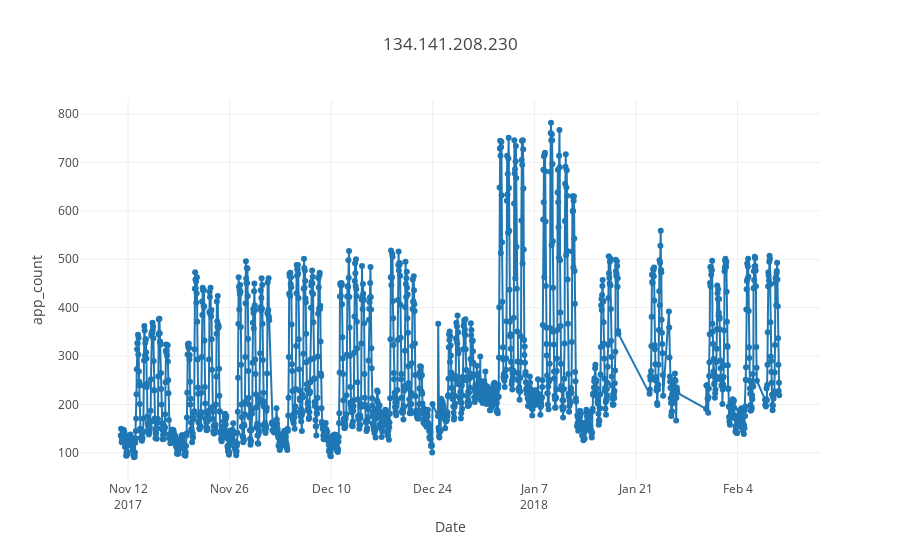

The notebook cell this image was saved under:
### Code cell
app_count_df_1s = app_count_df[app_count_df.source=='134.141.208.230']
plot_test(app_count_df_1s.index,app_count_df_1s.app_count,'134.141.208.230 ')

### Figure 1 — Plotly figure (JSON) as saved in the notebook; plotly's stock layout.template omitted (floating-point values rounded to 4 significant figures; data arrays with more than 128 entries replaced by an {"elided": "..."} marker saying what was removed)
{"data": [{"mode": "lines+markers", "name": "Actual", "type": "scatter", "x": {"elided": "1910 str values"}, "y": {"elided": "1910 int values"}}], "layout": {"title": "134.141.208.230 ", "xaxis": {"title": "Date"}, "yaxis": {"title": "app_count"}}}
